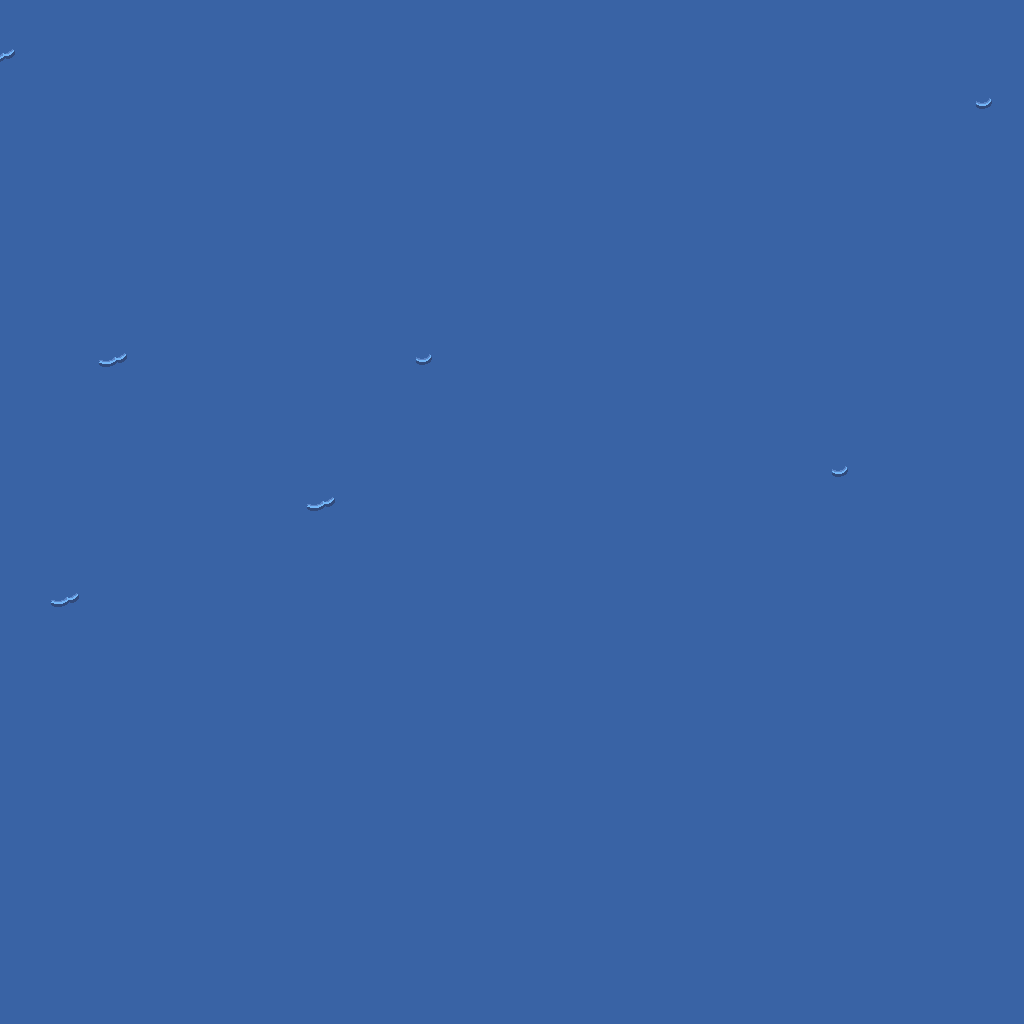

Tiled map render using the project's own tile images. Description and the map definition, with tile-layer contents summarised, below:
An orthogonal 64x64 tile map with 16x16 px tiles, 1 tile layer (base), 2 hidden layers not drawn.

<map version="1.10" tiledversion="1.12.1" orientation="orthogonal" renderorder="right-down" width="64" height="64" tilewidth="16" tileheight="16" infinite="0" nextlayerid="4" nextobjectid="1">
 <tileset firstgid="1" source="../classiciphone_pics4.tsx" />
 <layer id="1" name="base" width="64" height="64">
  <data>[4096 cells, 4096 non-empty, 4 distinct tile ids]</data>
 </layer>
 <layer id="2" name="collision" width="64" height="64" visible="0">
  <properties><property name="collision" value="true" /></properties>
  <data>[4096 cells, 0 non-empty, 0 distinct tile ids]</data>
 </layer>
 <layer id="3" name="water" width="64" height="64" visible="0">
  <properties><property name="terrain" value="water" /></properties>
  <data>[4096 cells, 4096 non-empty, 1 distinct tile ids]</data>
 </layer>
</map>
